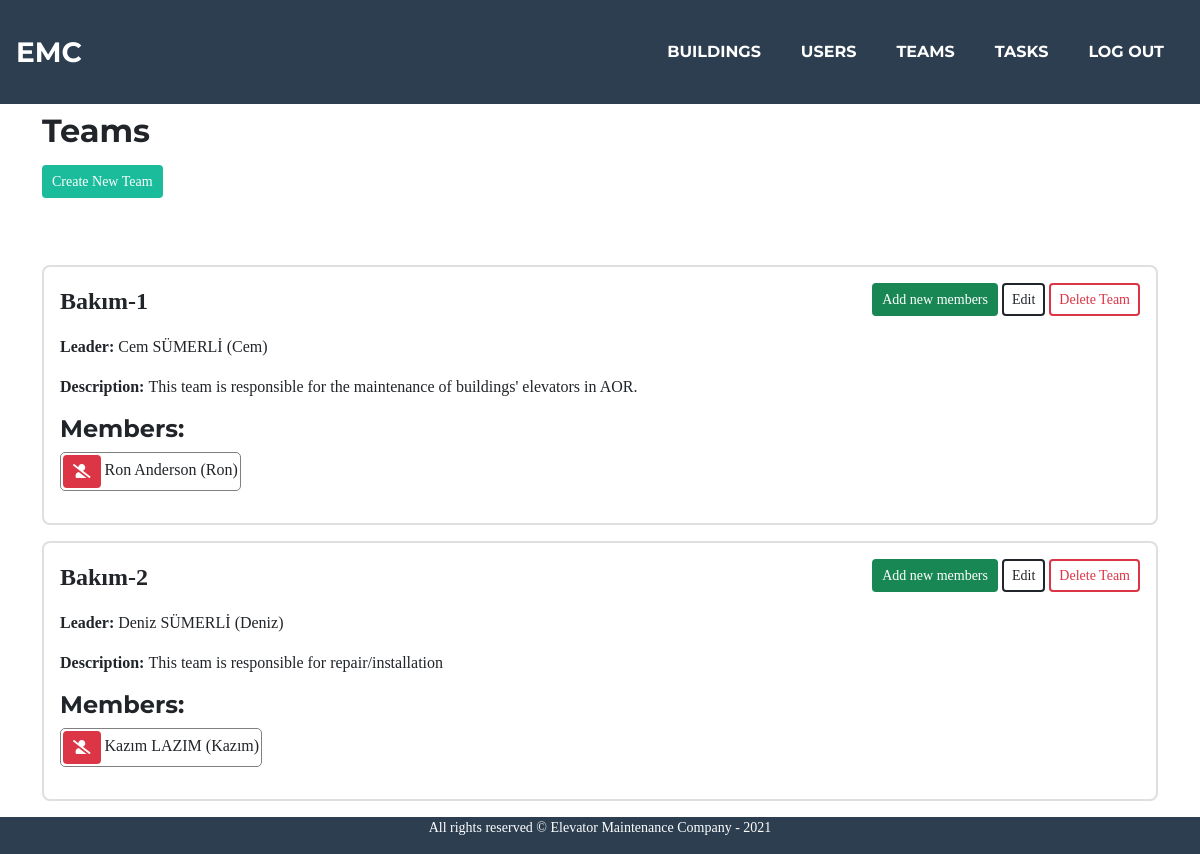
Screenshot of /teams (signed in) with the database file from the repository.
### maintenance/models.py (models this page shows, shortened)
class Team(models.Model):
    leader = models.ForeignKey(User, on_delete=models.CASCADE, related_name="team_leader")
    name = models.CharField(max_length=50)
    description = models.CharField(max_length=200)

class User(AbstractUser):
    confirmed = models.BooleanField(default=False)
    def __str__(self) -> str:
        return self.first_name + " " + self.last_name + " (" + self.username + ")"

### maintenance/views.py (the view)
# urls.py: path("teams", views.teams, name="teams"),
@login_required
def teams(request):
    if request.user.is_staff != 1:
        messages.warning(request, "You are not authorized.")
        return HttpResponseRedirect(request.META.get('HTTP_REFERER'))
    teams = Team.objects.all()
    for f in teams:
        f.members = []
    members = UserTeam.objects.filter(role="member")
    suitableUsers = User.objects.filter(confirmed=True, is_active=True, is_staff=False).exclude(id__in=Subquery(UserTeam.objects.all().values_list('user_id', flat=True)))
    for m in members:
        if m.team in teams:
            for t in teams:
                if m.team == t:
                    t.members.append(m.user)
    return render(request, "maintenance/teams.html", {
        "teams":teams,
        "suitableUsers":suitableUsers,
    })

### maintenance/templates/maintenance/teams.html (shortened to what this page needs)
{% extends "maintenance/layout.html" %}
{% load static %}
{% block main %}
    <h2>Teams</h2>
    <div style="margin-top:15px; height: 100px;">
        <a href="{% url 'createTeam' %}" class="btn btn-sm btn-primary" style="float: left;">Create New Team</a>
    </div>
    {% if teams %}
        <section id="buildingsCardView">
        {% for team in teams %}
            <div class="card mb-3">
                <div class="row">
                <div class="col-12">
                    <div class="card-body">
                        <div class="row">
                            <p style="font-size:24px; font-weight: 600;" id="tName-{{ team.id }}" class="tEdit-{{ team.id }} card-text col-6">{{ team.name }}</p>
                            <div class="col-6 upperBtns">
                                <a href="{% url 'deleteTeam' team.id %}" class="btn btn-sm btn-outline-danger ml-1 upperBtns-{{ team.id }}" style="float: right; display: inline;">Delete Team</a>
                                <a href="javascript:void(0)" class="btn btn-sm btn-outline-dark ml-1 upperBtns-{{ team.id }}" style="float: right; display: inline;" id="editTeamBtn" data-tid="{{ team.id }}">Edit</a>
                                <a href="{% url 'populateTeam' team.id%}" class="btn btn-sm btn-success upperBtns-{{ team.id }}" style="float: right; display: inline;">Add new members</a>
                            </div>
                        </div>
                        <p class="card-text tEdit-{{ team.id }}"><strong>Leader: </strong><span id="tLeader-{{ team.id }}" data-leaderid="{{ team.leader.id }}">{{ team.leader }}</span></p>
                        <p class="card-text tEdit-{{ team.id }}"><strong>Description: </strong><span id="tDescription-{{ team.id }}">{{ team.description }}</span></p>
                        {% if team.members|length > 0 %}
                        <h4>Members:</h4>
                            <div style="display: flex; flex-direction:row;">
                            {% for member in team.members %}
                                <p class="mr-2" style="border: 1px solid gray; padding: 2px; border-radius: 5px;"><a href="javascript:void(0)" data-user_id="{{ member.id }}" data-team="{{ team.id }}" class="btn btn-sm btn-danger rm_user"><i class='fas fa-user-slash'></i></a> {{ member.first_name }} {{ member.last_name }} ({{ member.username }})</p>
                            {% endfor %}
                            </div>
                        {% else %}
                            <p class="card-text">This team has <strong>no</strong> members.</p>
                        {% endif %}
                    </div>
                </div>
                </div>
            </div>
        {% endfor %}
        </section>
    {% else %}
        <div>
            <p>No teams have been created so far. Click <strong>"Create New Team"</strong> button and add a new team.</p>
        </div>
    {% endif %}
{% endblock %}

### rows the page displays
Team: name "Bakım-1", leader "Cem SÜMERLİ (Cem)", description "This team is responsible for the maintenance of buildings' elevators in AOR."
User: first_name "Ron", last_name "Anderson", username "Ron"
Team: name "Bakım-2", leader "Deniz SÜMERLİ (Deniz)", description "This team is responsible for repair/installation"
User: first_name "Kazım", last_name "LAZIM", username "Kazım"
